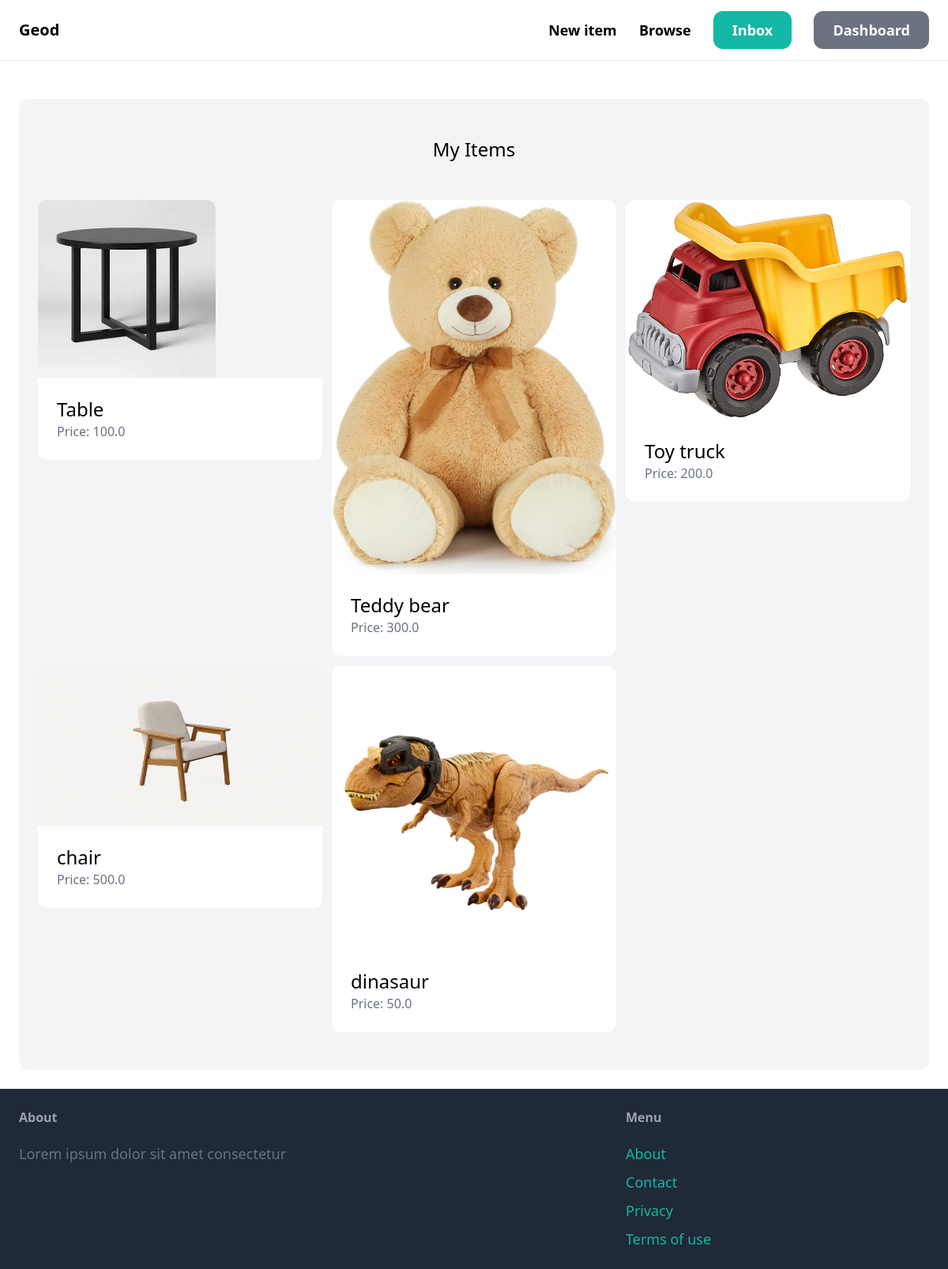
Page /dashboard/ (signed in) on the earlier database version.
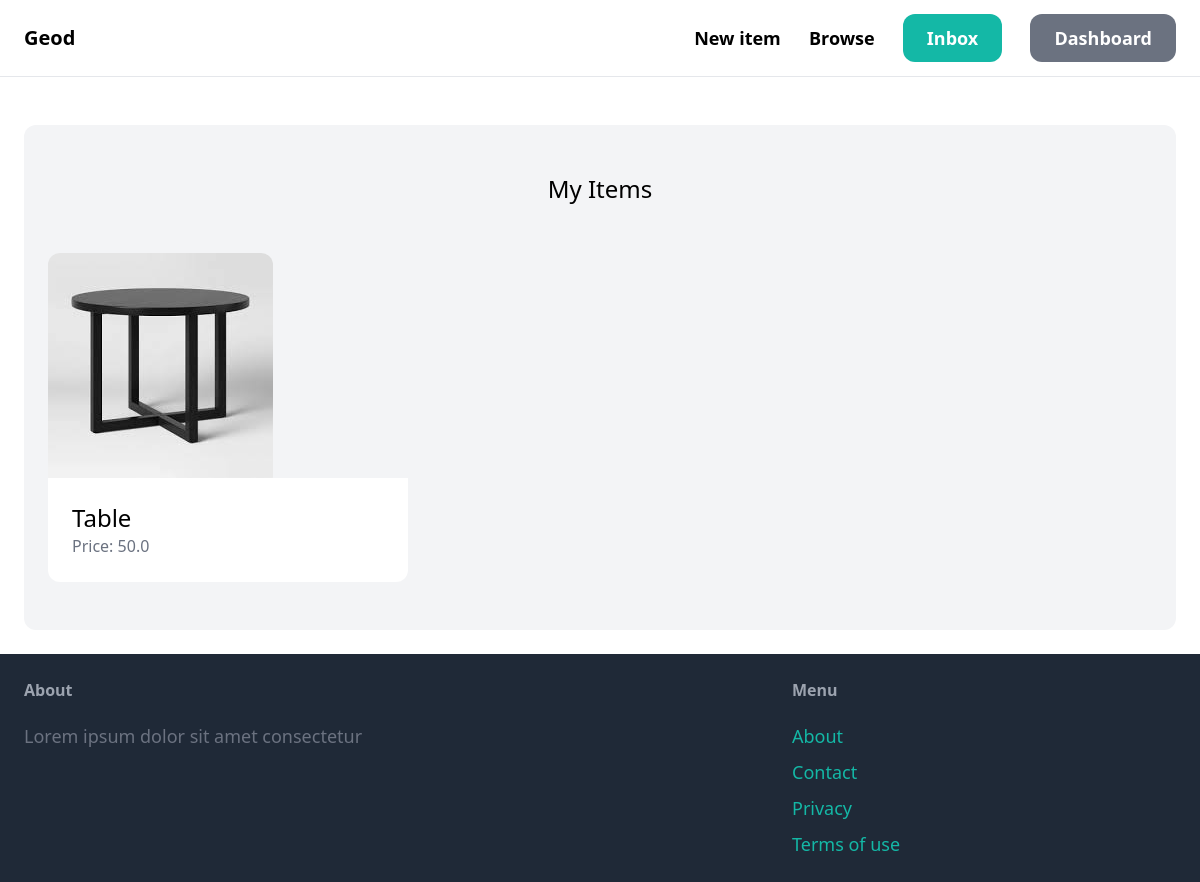
Same page on the later database version.
### item/models.py (models this page shows, shortened)
class Item(models.Model):
    category = models.ForeignKey(
        Category, related_name='items', on_delete=models.CASCADE)
    name = models.CharField(max_length=255)
    description = models.TextField(blank=True, null=True)
    price = models.FloatField()
    image = models.ImageField(upload_to="item_images", blank=True, null=True)
    is_sold = models.BooleanField(default=False)
    created_at = models.DateTimeField(auto_now_add=True)
    created_by = models.ForeignKey(
        User, related_name='items', on_delete=models.CASCADE)
    class Meta:
        ordering = ('name',)
        verbose_name_plural = "Items"

### dashboard/views.py (the view)
# urls.py: path('', views.index, name="index"),
@login_required
def index(request):
    items = Item.objects.filter(created_by=request.user)
    return render(request, 'dashboard/index.html', {
        'items': items
    })

### dashboard/templates/dashboard/index.html (shortened to what this page needs)
{% extends 'core/base.html' %}
{% block content %}
    <div class="mt-6 px-6 py-12 bg-gray-100 rounded-xl">
        <h2 class="mb-12 text-2xl text-center">My Items</h2>
        <div class="grid grid-cols-3 gap-3">
            {% for item in items %}
                <div>
                    <a href="{% url 'item:detail' item.id %}">
                        <div>
                            <img src="{{ item.image.url }}" class=rounded-t-xl>
                        </div>
                        <div class="p-6 bg-white rounded-b-xl">
                            <h2 class="text-2xl">{{ item.name }}</h2>
                            <p class="text-gray-500">Price: {{ item.price }} </p>
                        </div>
                    </a>
                </div>
            {% endfor %}
        </div>
    </div>
{% endblock %}

Differences in the rows shown:
removed Item: image (picture), name "Teddy bear", price "300.0"
removed Item: image (picture), name "Toy truck", price "200.0"
removed Item: image (picture), name "chair", price "500.0"
removed Item: image (picture), name "dinasaur", price "50.0"
changed Item "Table": price "100.0" → "50.0"
